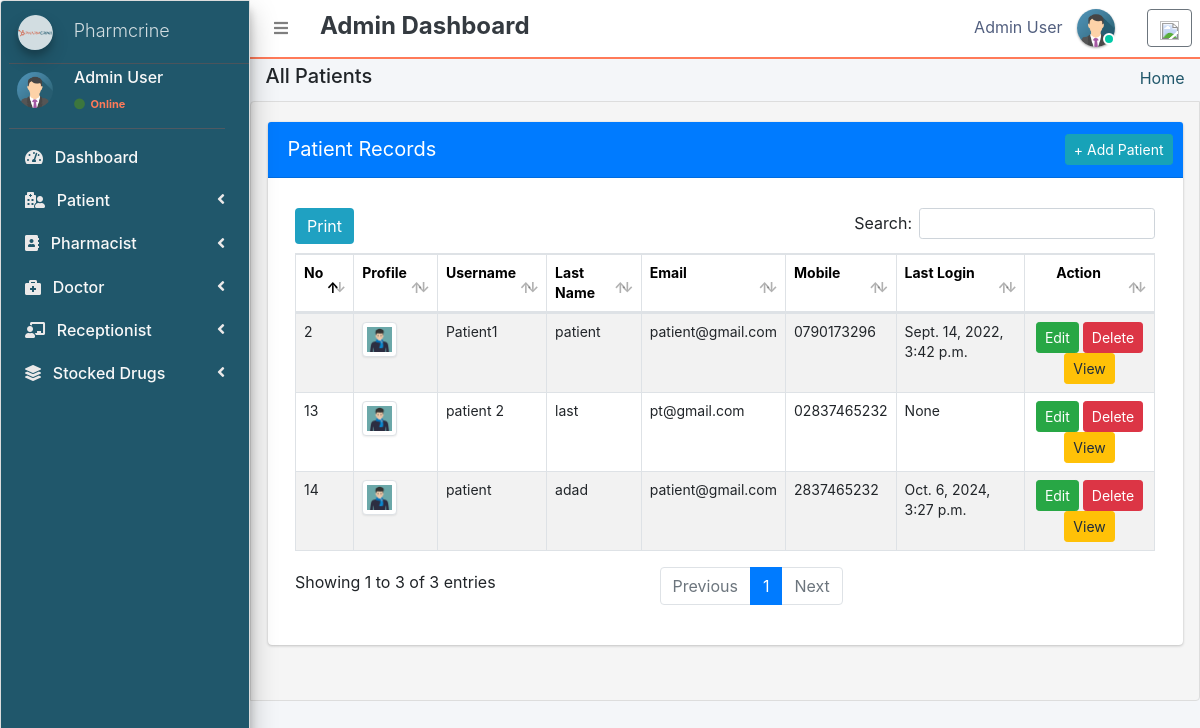
/admin_user/all_patients/ (signed in), run on the app's committed database.
### pharmacy/models.py (models this page shows, shortened)
class CustomUser(AbstractUser):
    user_type_data = ((1, "AdminHOD"), (2, "Pharmacist"), (3, "Doctor"), (4, "PharmacyClerk"),(5, "Patients"))
    user_type = models.CharField(default=1, choices=user_type_data, max_length=10)

class AdminHOD(models.Model):
    gender_category=(
        ('Male','Male'),
        ('Female','Female'),
    )
    admin = models.OneToOneField(CustomUser,null=True, on_delete = models.CASCADE)
    emp_no= models.CharField(max_length=100,null=True,blank=True)
    gender=models.CharField(max_length=100,null=True,choices=gender_category)
    mobile=models.CharField(max_length=10,null=True,blank=True)
    address=models.CharField(max_length=300,null=True,blank=True)
    profile_pic=models.ImageField(default="admin.png",null=True,blank=True)
    created_at = models.DateTimeField(auto_now_add=True)
    updated_at = models.DateTimeField(auto_now=True)
    date_employed=models.DateTimeField(auto_now_add=True, auto_now=False)
    objects = models.Manager()

class Patients(models.Model):
    gender_category=(
        ('Male','Male'),
        ('Female','Female'),
    )
    admin = models.OneToOneField(CustomUser,null=True, on_delete = models.CASCADE)
    reg_no=models.CharField(max_length=30,null=True,blank=True,unique=True)
    gender=models.CharField(max_length=7,null=True,blank=True,choices=gender_category)
    first_name=models.CharField(max_length=20,null=True,blank=True)
    last_name=models.CharField(max_length=20,null=True,blank=True)
    dob=models.DateTimeField(auto_now_add= False, auto_now=False,null=True,blank=True)
    phone_number=models.CharField(max_length=10,null=True,blank=True)
    profile_pic=models.ImageField(default="patient.jpg",null=True,blank=True)
    age= models.IntegerField(default='0', blank=True, null=True)
    address=models.CharField(max_length=300,null=True,blank=True)
    date_admitted=models.DateTimeField(auto_now_add=True, auto_now=False)
    last_updated = models.DateTimeField(auto_now_add=False, auto_now=True)

### pharmacy/HODViews.py (the view, shortened to what this page needs)
# urls.py: path('admin_user/all_patients/',HODViews.allPatients,name='all_patients'),
def allPatients(request):
    form=PatientSearchForm1(request.POST or None)
    patients=Patients.objects.all()
    context={
        "patients":patients,
        "form":form,
        "title":"Admitted Patients"
    }
    return render(request,'hod_templates/admited_patients.html',context)

### pharmacy/templates/hod_templates/admited_patients.html (shortened to what this page needs)
{% extends 'hod_templates/base_template.html' %}
{% load static %}
{% block page_title %}
<h5>All Patients</h5>
{% endblock page_title %}
{% block main_content %}
<section class="content">
    <div class="row">
        <div class="col-md-12 px-3">
            <div class="card card-primary">
                <div class="card-header">
                    <span>Patient Records</span>
                    <div class="card-tools d-flex">
                        <a class="btn btn-sm btn-info ml-auto" href="{% url 'patient_form' %}" role="button">+ Add Patient</a>
                    </div>
                </div>
                <div class="card-body">
                    <table class="table table-bordered table-hover dataTable" id="plist">
                        <thead>
                            <tr>
                                <th>No</th>
                                <th>Profile</th>
                                <th>Username</th>
                                <th>Last Name</th>
                                <th>Email</th>
                                <th>Mobile</th>
                                <th>Last Login</th>
                                <th class="text-center">Action</th>
                            </tr>
                        </thead>
                        <tbody>
                            {% for patient in patients %}
                            <tr class="hov">
                                <td>{{ patient.admin.id }}</td>
                                <td>
                                    <img src="{{ patient.profile_pic.url }}" class="img-thumbnail" width="35" height="35" alt="Profile Picture">
                                </td>
                                <td>{{ patient.admin }}</td>
                                <td>{{ patient.admin.last_name }}</td>
                                <td>{{ patient.admin.email }}</td>
                                <td>{{ patient.phone_number }}</td>
                                <td>{{ patient.admin.last_login }}</td>
                                <td class="text-center">
                                    <a href="{% url 'edit_patient' patient.admin.id %}" class="btn btn-sm btn-success">Edit</a>
                                    <a href="{% url 'delete_patient' patient.id %}" class="btn btn-sm btn-danger">Delete</a>
                                    <a href="{% url 'patient_record' patient.id %}" class="btn btn-sm btn-warning">View</a>
                                </td>
                            </tr>
                            {% endfor %}
                        </tbody>
                    </table>
                </div>
            </div>
        </div>
    </div>
</section>
{% endblock %}

### pharmacy/templates/hod_templates/base_template.html (shortened to what this page needs)
{% extends 'base_file.html' %}
{% block htm %}
<body class="hold-transition sidebar-mini layout-fixed" style="background-color: #f8f9fa;">
    <div class="wrapper">
        <nav class="main-header navbar navbar-expand navbar-white navbar-light" style="border-bottom: 2px solid #ff7a59;">
            <ul class="navbar-nav">
                <li class="nav-item">
                    <a class="nav-link" data-widget="pushmenu" href="#" role="button"><i class="fas fa-bars"></i></a>
                </li>
            </ul>
            <h4 class="ml-3 mt-1 text-dark" style="font-weight: bold;">Admin Dashboard</h4>
            <ul class="navbar-nav ml-auto">
                <li class="nav-item mx-3">
                    <a href="#" class="sm-submenu-with-image a">
                        <span>{{ user.first_name }} {{ user.last_name }}</span>
                        <img src="{{ request.user.adminhod.profile_pic.url }}" class="img-circle elevation-1" width="38" height="38" alt="">
                        <span class="avatar-status avatar-sm-status avatar-status-success"></span>
                    </a>
                </li>
                <li class="nav-item dropdown ml-3 low">
                    <a href="#" class="btn btn-outline-secondary text-muted bg-transparent" data-toggle="dropdown" aria-expanded="false">
                        <img src="https://img.icons8.com/ios/50/000000/settings.png" width="19" height="19">
                    </a>
                </li>
            </ul>
        </nav>
        {% include 'hod_templates/sidebar.html' %}
        <div class="content-wrapper">
            <div class="content-header">
                <div class="container-fluid">
                    <div class="row">
                        <div class="col-sm-6">
                            <h1 class="m-0 text-dark">
                                {% block page_title %} {% endblock page_title %}
                            </h1>
                        </div>
                        <div class="col-sm-6">
                            <ol class="breadcrumb float-sm-right">
                                <li class="breadcrumb-item"><a href="" style="color: #20576b;">Home</a></li>
                            </ol>
                        </div>
                    </div>
                </div>
            </div>
            {% block main_content %} {% endblock main_content %}
        </div>
    </div>
</body>
{% endblock htm %}

### pharmacy/templates/base_file.html (shortened to what this page needs)
{% load static %}
<!DOCTYPE html>
<html lang="en">
<head>
    <link rel="stylesheet" href="{% static 'css/bootstrap.min.css' %}">
    <link rel="stylesheet" href="{% static 'css/main.css' %}">
    <link rel="stylesheet" href="{% static 'css/profile.css' %}">
    <link rel="stylesheet" href="{% static 'fontawesome-free/css/all.min.css' %}">
    <link rel="stylesheet" href="https://code.ionicframework.com/ionicons/2.0.1/css/ionicons.min.css">
    <link rel="stylesheet" href="{% static 'dist/css/adminlte.css' %}">
    <link rel="stylesheet" href="{% static 'pace-progress/themes/black/pace-theme-flat-top.css' %}">
    <link rel="stylesheet" href="{% static 'datatables-bs4/css/dataTables.bootstrap4.min.css' %}">
    <link rel="stylesheet" href="{% static 'datatables-responsive/css/responsive.bootstrap4.min.css' %}">
    <link rel="stylesheet" href="{% static 'datatables-buttons/css/buttons.bootstrap4.min.css' %}">
    <link rel="stylesheet" href="{% static 'css/select2.css' %}">
    <link href="{% static 'jquery-ui2/jquery-ui.min.css' %}" rel="stylesheet">
    <link href="{% static 'jquery-ui2/jquery-ui.structure.min.css' %}" rel="stylesheet">
    <link href="{% static 'jquery-ui2/jquery-ui.theme.min.css' %}" rel="stylesheet">
</head>
{% block htm %}
{% endblock htm %}
</body>
</html>

### pharmacy/templates/hod_templates/sidebar.html (shortened to what this page needs)
{% load static %}
<aside class="main-sidebar sidebar-dark-primary elevation-4">
    <a href="" class="brand-link ml-2">
        <img src="{% static 'images/rlogo.png' %}" alt="Logo" width="36" height="36" class="img-circle elevation-3" style="opacity: .8">
        <span class="brand-text font-weight-light mt-1 ml-3 sus">Pharmcrine</span>
    </a>
    <div class="sidebar">
        <div class="user-panel mr-3">
            <div class="pull-left image sm-submenu-with-image a ml-2">
                <img src="{{request.user.adminhod.profile_pic.url}}" class="img-circle mt-2" width="36" height="36" alt="User Image">
            </div>
            <div class="pull-left info">
                <p>{{user.first_name}} {{user.last_name}}</p>
                <a href="#" style="color: #ff7a59;"><i class="fa fa-circle text-success"></i> Online</a>
            </div>
        </div>
        <nav class="mt-2">
            <ul class="nav nav-pills nav-sidebar flex-column" data-widget="treeview" role="menu" data-accordion="false">
                <li class="nav-item">
                    <a href="{% url 'admin_dashboard' %}" class="nav-link" style="color: white;">
                        <i class="fas fa-tachometer-alt mr-2"></i>
                        <p>Dashboard</p>
                    </a>
                </li>
                <li class="nav-item">
                    <a href="#" class="nav-link" style="color: white;">
                        <i class="fas fa-hospital-user mr-2"></i>
                        <p>Patient<i class="right fas fa-angle-left"></i></p>
                    </a>
                </li>
                <li class="nav-item">
                    <a href="#" class="nav-link" style="color: white;">
                        <i class="fas fa-address-book mr-2"></i>
                        <p>Pharmacist<i class="right fas fa-angle-left"></i></p>
                    </a>
                </li>
                <li class="nav-item">
                    <a href="#" class="nav-link" style="color: white;">
                        <i class="fas fa-briefcase-medical mr-2"></i>
                        <p>Doctor<i class="right fas fa-angle-left"></i></p>
                    </a>
                </li>
                <li class="nav-item">
                    <a href="#" class="nav-link" style="color: white;">
                        <i class="fas fa-chalkboard-teacher mr-2"></i>
                        <p>Receptionist<i class="right fas fa-angle-left"></i></p>
                    </a>
                </li>
                <li class="nav-item">
                    <a href="#" class="nav-link" style="color: white;">
                        <i class="fas fa-layer-group mr-2"></i>
                        <p>Stocked Drugs<i class="right fas fa-angle-left"></i></p>
                    </a>
                </li>
            </ul>
        </nav>
    </div>
</aside>

### data on the page
CustomUser: first_name "Admin", last_name "User", user.adminhod.profile_pic (picture)
Patients: admin.id "2", profile_pic (picture), admin "Patient1", admin.last_name "patient", admin.email "patient@gmail.com", phone_number "0790173296", admin.last_login "Sept. 14, 2022, 3:42 p.m."
Patients: admin.id "13", profile_pic (picture), admin "patient 2", admin.last_name "last", admin.email "pt@gmail.com", phone_number "02837465232", admin.last_login "None"
Patients: admin.id "14", profile_pic (picture), admin "patient", admin.last_name "adad", admin.email "patient@gmail.com", phone_number "2837465232", admin.last_login "Oct. 6, 2024, 3:27 p.m."
